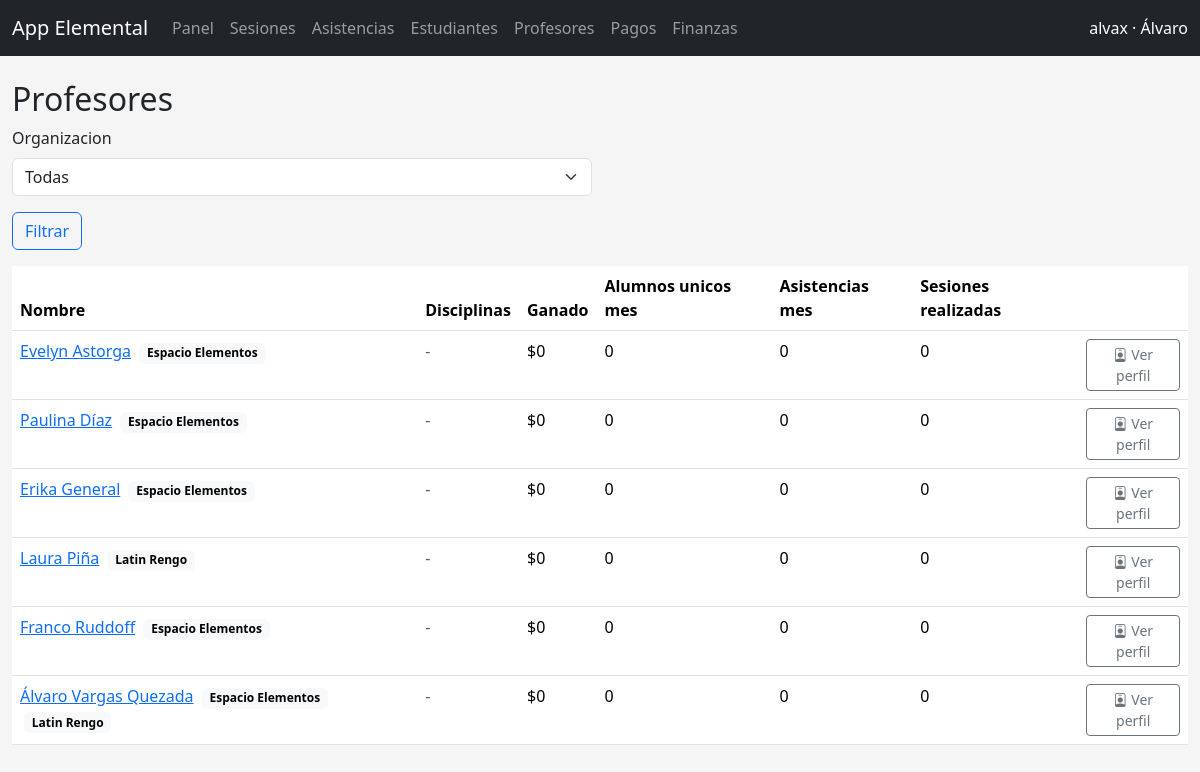
/app/profesores/ (signed in), run on an earlier commit of the app's database.
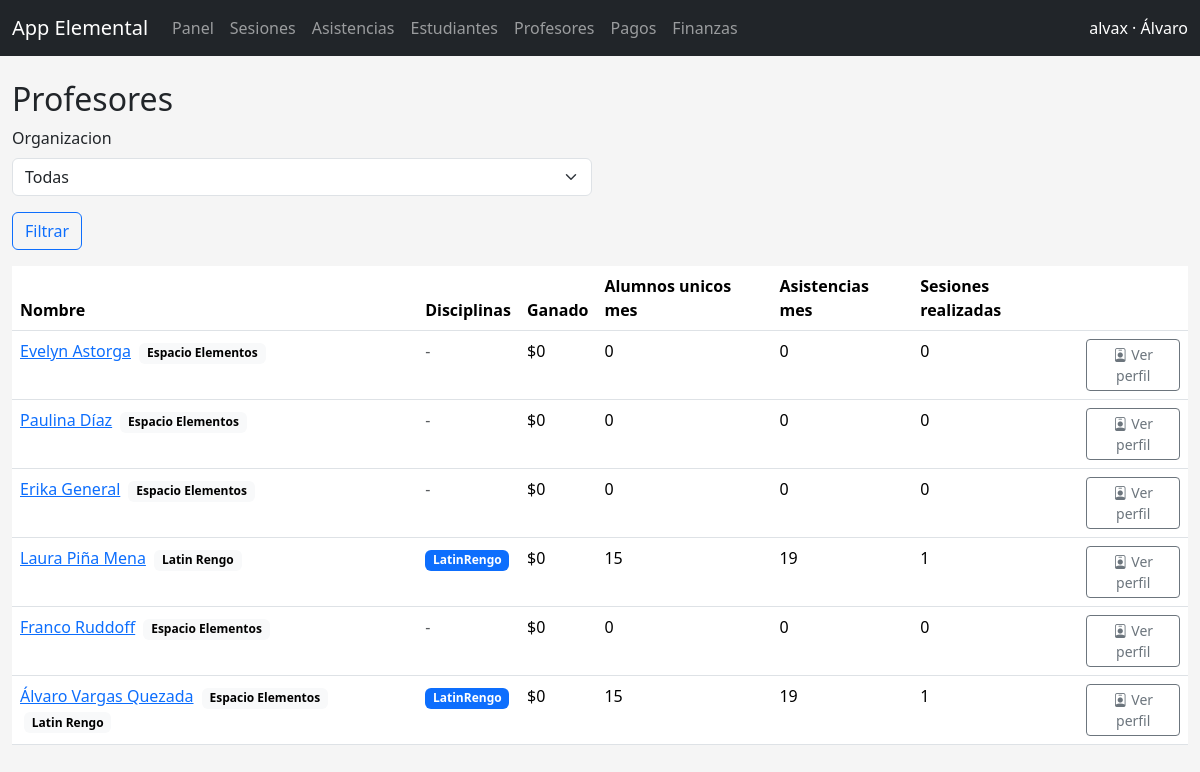
And on a later commit of the database.
### cuentas/models.py (models this page shows, shortened)
class Persona(models.Model):
    nombres = models.CharField(max_length=150)
    apellidos = models.CharField(max_length=150)
    email = models.EmailField(unique=True, null=True, blank=True)
    telefono = models.CharField(max_length=50, blank=True)
    identificador = models.CharField(max_length=50, blank=True)
    fecha_nacimiento = models.DateField(null=True, blank=True)
    activo = models.BooleanField(default=True)
    user = models.OneToOneField(
        settings.AUTH_USER_MODEL,
        on_delete=models.CASCADE,
        null=True,
        blank=True,
        related_name="persona",
    )
    creado_en = models.DateTimeField(auto_now_add=True)
    actualizado_en = models.DateTimeField(auto_now=True)
    class Meta:
        verbose_name = "Persona"
        verbose_name_plural = "Personas"
        ordering = ["apellidos", "nombres"]
    def __str__(self) -> str:
        return f"{self.nombres} {self.apellidos}".strip()

class PersonaRol(models.Model):
    persona = models.ForeignKey(Persona, on_delete=models.CASCADE, related_name="roles")
    rol = models.ForeignKey(Rol, on_delete=models.PROTECT, related_name="personas")
    organizacion = models.ForeignKey(
        "organizaciones.Organizacion",
        on_delete=models.CASCADE,
        related_name="persona_roles",
    )
    activo = models.BooleanField(default=True)
    asignado_en = models.DateField(auto_now_add=True)
    class Meta:
        verbose_name = "Rol asignado"
        verbose_name_plural = "Roles por persona"
        unique_together = ("persona", "rol", "organizacion")

### organizaciones/models.py (models this page shows, shortened)
class Organizacion(models.Model):
    nombre = models.CharField(max_length=255)
    razon_social = models.CharField(max_length=255, blank=True)
    rut = models.CharField(max_length=20, unique=True)
    email_contacto = models.EmailField(blank=True)
    telefono_contacto = models.CharField(max_length=50, blank=True)
    sitio_web = models.URLField(blank=True)
    direccion = models.CharField(max_length=255, blank=True)
    creada_en = models.DateTimeField(auto_now_add=True)
    actualizada_en = models.DateTimeField(auto_now=True)
    class Meta:
        verbose_name = "Organizacion"
        verbose_name_plural = "Organizaciones"
        ordering = ["nombre"]

### academia/models.py (models this page shows, shortened)
class Disciplina(models.Model):
    organizacion = models.ForeignKey(
        "organizaciones.Organizacion",
        on_delete=models.CASCADE,
        related_name="disciplinas",
    )
    nombre = models.CharField(max_length=150)
    descripcion = models.TextField(blank=True)
    nivel = models.CharField(max_length=100, blank=True)
    activa = models.BooleanField(default=True)
    creada_en = models.DateTimeField(auto_now_add=True)
    class Meta:
        verbose_name = "Disciplina"
        verbose_name_plural = "Disciplinas"
        unique_together = ("organizacion", "nombre", "nivel")
        ordering = ["nombre"]

### webapp/views.py (the view)
# urls.py: path("profesores/", views.profesores_list, name="profesores_list"),
@role_required(ROLE_ADMIN)
def profesores_list(request):
    context = _nav_context(request)
    profesores = Persona.objects.filter(roles__rol__codigo="PROFESOR").distinct()
    org_id = request.GET.get("organizacion")
    if org_id:
        profesores = profesores.filter(
            Q(roles__organizacion_id=org_id) | Q(sesiones_en_equipo__disciplina__organizacion_id=org_id)
        ).distinct()
    hoy = timezone.localdate()
    inicio_mes = hoy.replace(day=1)
    profesores_data = []
    for profesor in profesores:
        asistencias_qs = Asistencia.objects.filter(
            sesion__fecha__gte=inicio_mes,
            sesion__profesores=profesor,
        )
        alumnos_unicos_mes = asistencias_qs.values("persona_id").distinct().count()
        asistencias_mes = asistencias_qs.count()
        sesiones_mes = SesionClase.objects.filter(
            fecha__gte=inicio_mes,
            profesores=profesor,
            estado=SesionClase.Estado.COMPLETADA,
        ).distinct().count()
        disciplinas_qs = Disciplina.objects.filter(
            sesiones__profesores=profesor
        ).distinct().order_by("nombre")
        liquidaciones_total = (
            LiquidacionProfesor.objects.filter(profesor=profesor)
            .aggregate(total=Sum("monto_neto"))["total"]
            or 0
        )
        profesores_data.append(
            {
                "persona": profesor,
                "alumnos_unicos_mes": alumnos_unicos_mes,
                "asistencias_mes": asistencias_mes,
                "sesiones_mes": sesiones_mes,
                "disciplinas": disciplinas_qs,
                "ganado_total": liquidaciones_total,
            }
        )
    context["profesores"] = profesores_data
    context["organizaciones"] = Organizacion.objects.all()
    return render(request, "webapp/profesores_list.html", context)

### webapp/utils.py (called while the page is built, shortened)
def usuario_tiene_roles(user, roles: list[str]) -> bool:
    if not roles:
        return True
    if user.is_superuser:
        return True

### webapp/views.py (called while the page is built)
def _nav_context(request):
    persona = getattr(request.user, "persona", None)
    roles = []
    if persona:
        roles = list(persona.roles.filter(activo=True).values_list("rol__codigo", flat=True))
    return {"persona": persona, "roles_usuario": roles}

### webapp/templates/webapp/profesores_list.html (shortened to what this page needs)
{% extends "webapp/base_app.html" %}
{% block content %}
<div class="mt-4">
  <h2>Profesores</h2>
  <form class="row g-3 mb-3">
    <div class="col-md-6">
      <label class="form-label">Organizacion</label>
      <select name="organizacion" class="form-select">
        <option value="">Todas</option>
      </select>
    </div>
    <div class="col-12">
      <button class="btn btn-outline-primary">Filtrar</button>
    </div>
  </form>
  <div class="table-responsive">
    <table class="table">
      <thead>
        <tr>
          <th>Nombre</th>
          <th>Disciplinas</th>
          <th>Ganado</th>
          <th>Alumnos unicos mes</th>
          <th>Asistencias mes</th>
          <th>Sesiones realizadas</th>
          <th></th>
        </tr>
      </thead>
      <tbody>
        {% for item in profesores %}
        <tr>
          <td>
            <a href="{% url 'webapp:persona_detail' item.persona.pk %}">{{ item.persona }}</a>
            {% for rol in item.persona.roles.all %}
              {% if rol.rol.codigo == "PROFESOR" %}
                <span class="badge text-bg-light ms-1">{{ rol.organizacion.nombre }}</span>
              {% endif %}
            {% endfor %}
          </td>
          <td>
            {% for disciplina in item.disciplinas %}
              <span class="badge text-bg-primary">{{ disciplina.nombre }}</span>
            {% empty %}
              <span class="text-muted">-</span>
            {% endfor %}
          </td>
          <td>${{ item.ganado_total }}</td>
          <td>{{ item.alumnos_unicos_mes }}</td>
          <td>{{ item.asistencias_mes }}</td>
          <td>{{ item.sesiones_mes }}</td>
          <td class="d-none d-md-table-cell">
            <a class="btn btn-sm btn-outline-secondary" href="{% url 'webapp:persona_detail' item.persona.pk %}">
              <i class="bi bi-person-badge"></i><span class="d-none d-md-inline ms-1">Ver perfil</span>
            </a>
          </td>
        </tr>
        {% empty %}
        <tr><td colspan="7" class="text-center text-muted">Sin profesores registrados.</td></tr>
        {% endfor %}
      </tbody>
    </table>
  </div>
</div>
{% endblock %}

### webapp/templates/webapp/base_app.html (shortened to what this page needs)
{% load static %}
<!DOCTYPE html>
<html lang="es">
  <head>
    <link href="https://cdn.jsdelivr.net/npm/bootstrap@5.3.3/dist/css/bootstrap.min.css" rel="stylesheet">
    <link href="https://cdn.jsdelivr.net/npm/bootstrap-icons@1.11.3/font/bootstrap-icons.css" rel="stylesheet">
  </head>
  <body>
    {% if request.user.is_authenticated and not hide_nav %}
    <nav class="navbar navbar-expand-lg navbar-dark bg-dark">
      <div class="container-fluid">
        <a class="navbar-brand" href="{% url 'webapp:dashboard' %}">App Elemental</a>
        <div class="collapse navbar-collapse" id="navbarNav">
          <ul class="navbar-nav me-auto">
            <li class="nav-item"><a class="nav-link" href="{% url 'webapp:dashboard' %}">Panel</a></li>
            <li class="nav-item"><a class="nav-link" href="{% url 'webapp:sesiones_list' %}">Sesiones</a></li>
            <li class="nav-item"><a class="nav-link" href="{% url 'webapp:asistencias_list' %}">Asistencias</a></li>
            <li class="nav-item"><a class="nav-link" href="{% url 'webapp:estudiantes_list' %}">Estudiantes</a></li>
            <li class="nav-item"><a class="nav-link" href="{% url 'webapp:profesores_list' %}">Profesores</a></li>
            <li class="nav-item"><a class="nav-link" href="{% url 'webapp:pagos_list' %}">Pagos</a></li>
            <li class="nav-item"><a class="nav-link" href="{% url 'webapp:finanzas_unificadas' %}">Finanzas</a></li>
          </ul>
          <span class="navbar-text text-white">
            {{ request.user.get_username }}{% if persona %} · {{ persona.nombres }}{% endif %}
          </span>
        </div>
      </div>
    </nav>
    {% endif %}
    <div class="container-fluid">
      {% block content %}{% endblock %}
    </div>
  </body>
</html>

### webapp/templates/webapp/base_app.html (style rules this page uses)
body { background-color: #f5f5f5; }

What changed in the data, as far as the page shows it:
shown differently, row unchanged: Persona "Álvaro Vargas Quezada": gains Disciplina (nombre "LatinRengo"); alumnos_unicos_mes "0" → "15"; asistencias_mes "0" → "19"; sesiones_mes "0" → "1"; no longer shows "-"
changed Persona: gains Disciplina (nombre "LatinRengo"); persona "Laura Piña" → "Laura Piña Mena"; alumnos_unicos_mes "0" → "15"; asistencias_mes "0" → "19"; sesiones_mes "0" → "1"; no longer shows "-"
